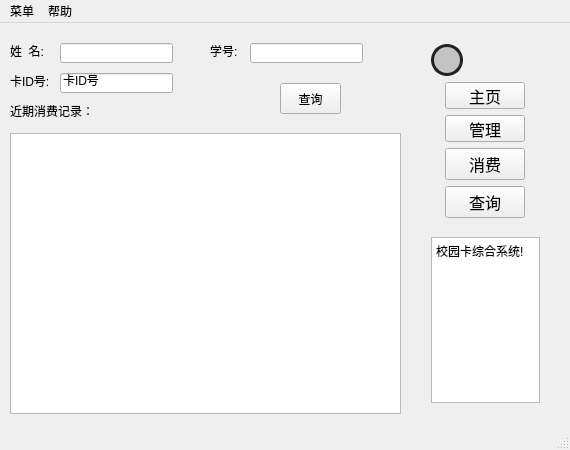
<?xml version="1.0" encoding="UTF-8"?>
<ui version="4.0">
 <class>MainWindow</class>
 <widget class="QMainWindow" name="MainWindow">
  <property name="windowModality">
   <enum>Qt::NonModal</enum>
  </property>
  <property name="geometry">
   <rect>
    <x>0</x>
    <y>0</y>
    <width>570</width>
    <height>450</height>
   </rect>
  </property>
  <property name="minimumSize">
   <size>
    <width>570</width>
    <height>450</height>
   </size>
  </property>
  <property name="maximumSize">
   <size>
    <width>570</width>
    <height>450</height>
   </size>
  </property>
  <property name="windowTitle">
   <string>MainWindow</string>
  </property>
  <property name="tabShape">
   <enum>QTabWidget::Rounded</enum>
  </property>
  <widget class="QWidget" name="centralWidget">
   <widget class="QStackedWidget" name="stackedWidget">
    <property name="geometry">
     <rect>
      <x>0</x>
      <y>0</y>
      <width>411</width>
      <height>401</height>
     </rect>
    </property>
    <property name="font">
     <font>
      <italic>false</italic>
     </font>
    </property>
    <property name="acceptDrops">
     <bool>false</bool>
    </property>
    <property name="currentIndex">
     <number>3</number>
    </property>
    <widget class="QWidget" name="pgDefault">
     <widget class="QWidget" name="pgWidget" native="true">
      <property name="geometry">
       <rect>
        <x>20</x>
        <y>30</y>
        <width>360</width>
        <height>360</height>
       </rect>
      </property>
      <property name="autoFillBackground">
       <bool>false</bool>
      </property>
     </widget>
    </widget>
    <widget class="QWidget" name="pgManage">
     <widget class="QGroupBox" name="gbManage">
      <property name="geometry">
       <rect>
        <x>10</x>
        <y>10</y>
        <width>361</width>
        <height>191</height>
       </rect>
      </property>
      <property name="font">
       <font>
        <weight>50</weight>
        <bold>false</bold>
       </font>
      </property>
      <property name="title">
       <string>管理</string>
      </property>
      <widget class="QLabel" name="lbName">
       <property name="geometry">
        <rect>
         <x>20</x>
         <y>80</y>
         <width>61</width>
         <height>21</height>
        </rect>
       </property>
       <property name="text">
        <string>学生姓名:</string>
       </property>
      </widget>
      <widget class="QLineEdit" name="edName">
       <property name="geometry">
        <rect>
         <x>80</x>
         <y>80</y>
         <width>113</width>
         <height>20</height>
        </rect>
       </property>
      </widget>
      <widget class="QLabel" name="lbStuID">
       <property name="geometry">
        <rect>
         <x>20</x>
         <y>120</y>
         <width>61</width>
         <height>21</height>
        </rect>
       </property>
       <property name="text">
        <string>学    号:</string>
       </property>
      </widget>
      <widget class="QLineEdit" name="edStuID">
       <property name="geometry">
        <rect>
         <x>80</x>
         <y>120</y>
         <width>113</width>
         <height>20</height>
        </rect>
       </property>
      </widget>
      <widget class="QRadioButton" name="rbtMan">
       <property name="geometry">
        <rect>
         <x>90</x>
         <y>160</y>
         <width>31</width>
         <height>16</height>
        </rect>
       </property>
       <property name="cursor">
        <cursorShape>PointingHandCursor</cursorShape>
       </property>
       <property name="text">
        <string>男</string>
       </property>
      </widget>
      <widget class="QLabel" name="lbSex">
       <property name="geometry">
        <rect>
         <x>20</x>
         <y>160</y>
         <width>61</width>
         <height>16</height>
        </rect>
       </property>
       <property name="text">
        <string>性    别:</string>
       </property>
      </widget>
      <widget class="QRadioButton" name="rbtGirl">
       <property name="geometry">
        <rect>
         <x>130</x>
         <y>160</y>
         <width>61</width>
         <height>16</height>
        </rect>
       </property>
       <property name="cursor">
        <cursorShape>PointingHandCursor</cursorShape>
       </property>
       <property name="text">
        <string>女</string>
       </property>
      </widget>
      <widget class="QPushButton" name="btActivate">
       <property name="geometry">
        <rect>
         <x>250</x>
         <y>40</y>
         <width>75</width>
         <height>23</height>
        </rect>
       </property>
       <property name="cursor">
        <cursorShape>PointingHandCursor</cursorShape>
       </property>
       <property name="text">
        <string>发卡</string>
       </property>
      </widget>
      <widget class="QPushButton" name="btLoss">
       <property name="geometry">
        <rect>
         <x>250</x>
         <y>70</y>
         <width>75</width>
         <height>23</height>
        </rect>
       </property>
       <property name="cursor">
        <cursorShape>PointingHandCursor</cursorShape>
       </property>
       <property name="text">
        <string>挂失</string>
       </property>
      </widget>
      <widget class="QPushButton" name="btDestroy">
       <property name="geometry">
        <rect>
         <x>250</x>
         <y>130</y>
         <width>75</width>
         <height>23</height>
        </rect>
       </property>
       <property name="cursor">
        <cursorShape>PointingHandCursor</cursorShape>
       </property>
       <property name="text">
        <string>销卡</string>
       </property>
      </widget>
      <widget class="QLabel" name="lbCardID_2">
       <property name="geometry">
        <rect>
         <x>20</x>
         <y>40</y>
         <width>54</width>
         <height>12</height>
        </rect>
       </property>
       <property name="font">
        <font>
         <weight>50</weight>
         <bold>false</bold>
        </font>
       </property>
       <property name="text">
        <string>卡  ID :</string>
       </property>
      </widget>
      <widget class="QLineEdit" name="edCardID">
       <property name="geometry">
        <rect>
         <x>80</x>
         <y>40</y>
         <width>113</width>
         <height>20</height>
        </rect>
       </property>
       <property name="palette">
        <palette>
         <active>
          <colorrole role="WindowText">
           <brush brushstyle="SolidPattern">
            <color alpha="255">
             <red>0</red>
             <green>0</green>
             <blue>0</blue>
            </color>
           </brush>
          </colorrole>
         </active>
         <inactive>
          <colorrole role="WindowText">
           <brush brushstyle="SolidPattern">
            <color alpha="255">
             <red>0</red>
             <green>0</green>
             <blue>0</blue>
            </color>
           </brush>
          </colorrole>
         </inactive>
         <disabled>
          <colorrole role="WindowText">
           <brush brushstyle="SolidPattern">
            <color alpha="255">
             <red>120</red>
             <green>120</green>
             <blue>120</blue>
            </color>
           </brush>
          </colorrole>
         </disabled>
        </palette>
       </property>
       <property name="font">
        <font>
         <weight>50</weight>
         <italic>false</italic>
         <bold>false</bold>
         <underline>false</underline>
         <strikeout>false</strikeout>
         <stylestrategy>PreferDefault</stylestrategy>
         <kerning>true</kerning>
        </font>
       </property>
       <property name="focusPolicy">
        <enum>Qt::NoFocus</enum>
       </property>
       <property name="contextMenuPolicy">
        <enum>Qt::DefaultContextMenu</enum>
       </property>
       <property name="text">
        <string>卡ID号</string>
       </property>
       <property name="maxLength">
        <number>16</number>
       </property>
       <property name="dragEnabled">
        <bool>false</bool>
       </property>
       <property name="readOnly">
        <bool>true</bool>
       </property>
      </widget>
      <widget class="QPushButton" name="btFill">
       <property name="geometry">
        <rect>
         <x>250</x>
         <y>100</y>
         <width>75</width>
         <height>23</height>
        </rect>
       </property>
       <property name="cursor">
        <cursorShape>PointingHandCursor</cursorShape>
       </property>
       <property name="text">
        <string>补卡</string>
       </property>
      </widget>
     </widget>
     <widget class="QGroupBox" name="gbRecharge">
      <property name="geometry">
       <rect>
        <x>10</x>
        <y>210</y>
        <width>361</width>
        <height>181</height>
       </rect>
      </property>
      <property name="font">
       <font>
        <weight>50</weight>
        <bold>false</bold>
       </font>
      </property>
      <property name="title">
       <string>充值</string>
      </property>
      <widget class="QLabel" name="lbMoney">
       <property name="geometry">
        <rect>
         <x>10</x>
         <y>100</y>
         <width>61</width>
         <height>16</height>
        </rect>
       </property>
       <property name="text">
        <string>充值金额:</string>
       </property>
      </widget>
      <widget class="QLineEdit" name="edAmount">
       <property name="geometry">
        <rect>
         <x>70</x>
         <y>100</y>
         <width>113</width>
         <height>20</height>
        </rect>
       </property>
       <property name="cursor">
        <cursorShape>IBeamCursor</cursorShape>
       </property>
       <property name="inputMethodHints">
        <set>Qt::ImhLatinOnly</set>
       </property>
       <property name="echoMode">
        <enum>QLineEdit::Normal</enum>
       </property>
      </widget>
      <widget class="QPushButton" name="btConfirm">
       <property name="geometry">
        <rect>
         <x>170</x>
         <y>140</y>
         <width>75</width>
         <height>23</height>
        </rect>
       </property>
       <property name="text">
        <string>确认充值</string>
       </property>
      </widget>
      <widget class="QLabel" name="lbCardID">
       <property name="geometry">
        <rect>
         <x>10</x>
         <y>40</y>
         <width>54</width>
         <height>12</height>
        </rect>
       </property>
       <property name="font">
        <font>
         <weight>50</weight>
         <bold>false</bold>
        </font>
       </property>
       <property name="text">
        <string> 卡  ID :</string>
       </property>
      </widget>
      <widget class="QLineEdit" name="edCardID2">
       <property name="geometry">
        <rect>
         <x>70</x>
         <y>40</y>
         <width>113</width>
         <height>20</height>
        </rect>
       </property>
       <property name="palette">
        <palette>
         <active>
          <colorrole role="WindowText">
           <brush brushstyle="SolidPattern">
            <color alpha="255">
             <red>0</red>
             <green>0</green>
             <blue>0</blue>
            </color>
           </brush>
          </colorrole>
         </active>
         <inactive>
          <colorrole role="WindowText">
           <brush brushstyle="SolidPattern">
            <color alpha="255">
             <red>0</red>
             <green>0</green>
             <blue>0</blue>
            </color>
           </brush>
          </colorrole>
         </inactive>
         <disabled>
          <colorrole role="WindowText">
           <brush brushstyle="SolidPattern">
            <color alpha="255">
             <red>120</red>
             <green>120</green>
             <blue>120</blue>
            </color>
           </brush>
          </colorrole>
         </disabled>
        </palette>
       </property>
       <property name="font">
        <font>
         <weight>50</weight>
         <italic>false</italic>
         <bold>false</bold>
         <underline>false</underline>
         <strikeout>false</strikeout>
         <stylestrategy>PreferDefault</stylestrategy>
         <kerning>true</kerning>
        </font>
       </property>
       <property name="focusPolicy">
        <enum>Qt::NoFocus</enum>
       </property>
       <property name="contextMenuPolicy">
        <enum>Qt::DefaultContextMenu</enum>
       </property>
       <property name="text">
        <string>卡ID号</string>
       </property>
       <property name="maxLength">
        <number>16</number>
       </property>
       <property name="dragEnabled">
        <bool>false</bool>
       </property>
       <property name="readOnly">
        <bool>true</bool>
       </property>
      </widget>
      <widget class="QLabel" name="label_6">
       <property name="geometry">
        <rect>
         <x>20</x>
         <y>70</y>
         <width>41</width>
         <height>20</height>
        </rect>
       </property>
       <property name="text">
        <string>余 额 :</string>
       </property>
      </widget>
      <widget class="QLineEdit" name="edMoney">
       <property name="geometry">
        <rect>
         <x>70</x>
         <y>70</y>
         <width>113</width>
         <height>20</height>
        </rect>
       </property>
       <property name="readOnly">
        <bool>true</bool>
       </property>
      </widget>
     </widget>
    </widget>
    <widget class="QWidget" name="pgConsum">
     <widget class="QGroupBox" name="groupBox">
      <property name="geometry">
       <rect>
        <x>10</x>
        <y>20</y>
        <width>221</width>
        <height>82</height>
       </rect>
      </property>
      <property name="title">
       <string>卡信息</string>
      </property>
      <layout class="QFormLayout" name="formLayout">
       <item row="0" column="0">
        <widget class="QLabel" name="label">
         <property name="text">
          <string> 卡  ID :</string>
         </property>
        </widget>
       </item>
       <item row="0" column="1">
        <widget class="QLineEdit" name="edCardID3">
         <property name="font">
          <font>
           <italic>false</italic>
          </font>
         </property>
         <property name="text">
          <string>卡ID号</string>
         </property>
         <property name="readOnly">
          <bool>true</bool>
         </property>
        </widget>
       </item>
       <item row="1" column="0">
        <widget class="QLabel" name="label_2">
         <property name="text">
          <string> 余   额:</string>
         </property>
        </widget>
       </item>
       <item row="1" column="1">
        <widget class="QLineEdit" name="edMoney2">
         <property name="text">
          <string/>
         </property>
         <property name="readOnly">
          <bool>true</bool>
         </property>
        </widget>
       </item>
      </layout>
     </widget>
     <widget class="QGroupBox" name="groupBox_2">
      <property name="geometry">
       <rect>
        <x>10</x>
        <y>110</y>
        <width>221</width>
        <height>281</height>
       </rect>
      </property>
      <property name="title">
       <string>计算器</string>
      </property>
      <widget class="QWidget" name="verticalLayoutWidget_4">
       <property name="geometry">
        <rect>
         <x>20</x>
         <y>30</y>
         <width>188</width>
         <height>238</height>
        </rect>
       </property>
       <layout class="QVBoxLayout" name="verticalLayout_5">
        <item alignment="Qt::AlignHCenter">
         <widget class="QLineEdit" name="edSum">
          <property name="minimumSize">
           <size>
            <width>182</width>
            <height>40</height>
           </size>
          </property>
          <property name="maximumSize">
           <size>
            <width>182</width>
            <height>40</height>
           </size>
          </property>
          <property name="font">
           <font>
            <pointsize>17</pointsize>
           </font>
          </property>
          <property name="text">
           <string>0</string>
          </property>
          <property name="alignment">
           <set>Qt::AlignRight|Qt::AlignTrailing|Qt::AlignVCenter</set>
          </property>
          <property name="readOnly">
           <bool>true</bool>
          </property>
         </widget>
        </item>
        <item>
         <layout class="QHBoxLayout" name="horizontalLayout">
          <item>
           <layout class="QVBoxLayout" name="verticalLayout_4">
            <item>
             <layout class="QHBoxLayout" name="horizontalLayout_4">
              <item>
               <widget class="QPushButton" name="bt7">
                <property name="minimumSize">
                 <size>
                  <width>40</width>
                  <height>40</height>
                 </size>
                </property>
                <property name="maximumSize">
                 <size>
                  <width>40</width>
                  <height>40</height>
                 </size>
                </property>
                <property name="text">
                 <string>7</string>
                </property>
               </widget>
              </item>
              <item>
               <widget class="QPushButton" name="bt8">
                <property name="minimumSize">
                 <size>
                  <width>40</width>
                  <height>40</height>
                 </size>
                </property>
                <property name="maximumSize">
                 <size>
                  <width>40</width>
                  <height>40</height>
                 </size>
                </property>
                <property name="text">
                 <string>8</string>
                </property>
               </widget>
              </item>
              <item>
               <widget class="QPushButton" name="bt9">
                <property name="minimumSize">
                 <size>
                  <width>40</width>
                  <height>40</height>
                 </size>
                </property>
                <property name="maximumSize">
                 <size>
                  <width>40</width>
                  <height>40</height>
                 </size>
                </property>
                <property name="text">
                 <string>9</string>
                </property>
               </widget>
              </item>
             </layout>
            </item>
            <item>
             <layout class="QHBoxLayout" name="horizontalLayout_3">
              <item>
               <widget class="QPushButton" name="bt4">
                <property name="minimumSize">
                 <size>
                  <width>40</width>
                  <height>40</height>
                 </size>
                </property>
                <property name="maximumSize">
                 <size>
                  <width>40</width>
                  <height>40</height>
                 </size>
                </property>
                <property name="text">
                 <string>4</string>
                </property>
               </widget>
              </item>
              <item>
               <widget class="QPushButton" name="bt5">
                <property name="minimumSize">
                 <size>
                  <width>40</width>
                  <height>40</height>
                 </size>
                </property>
                <property name="maximumSize">
                 <size>
                  <width>40</width>
                  <height>40</height>
                 </size>
                </property>
                <property name="text">
                 <string>5</string>
                </property>
               </widget>
              </item>
              <item>
               <widget class="QPushButton" name="bt6">
                <property name="minimumSize">
                 <size>
                  <width>40</width>
                  <height>40</height>
                 </size>
                </property>
                <property name="maximumSize">
                 <size>
                  <width>40</width>
                  <height>40</height>
                 </size>
                </property>
                <property name="text">
                 <string>6</string>
                </property>
               </widget>
              </item>
             </layout>
            </item>
            <item>
             <layout class="QHBoxLayout" name="horizontalLayout_2">
              <item>
               <widget class="QPushButton" name="bt1">
                <property name="minimumSize">
                 <size>
                  <width>40</width>
                  <height>40</height>
                 </size>
                </property>
                <property name="maximumSize">
                 <size>
                  <width>40</width>
                  <height>40</height>
                 </size>
                </property>
                <property name="text">
                 <string>1</string>
                </property>
               </widget>
              </item>
              <item>
               <widget class="QPushButton" name="bt2">
                <property name="minimumSize">
                 <size>
                  <width>40</width>
                  <height>40</height>
                 </size>
                </property>
                <property name="maximumSize">
                 <size>
                  <width>40</width>
                  <height>40</height>
                 </size>
                </property>
                <property name="text">
                 <string>2</string>
                </property>
               </widget>
              </item>
              <item>
               <widget class="QPushButton" name="bt3">
                <property name="minimumSize">
                 <size>
                  <width>40</width>
                  <height>40</height>
                 </size>
                </property>
                <property name="maximumSize">
                 <size>
                  <width>40</width>
                  <height>40</height>
                 </size>
                </property>
                <property name="text">
                 <string>3</string>
                </property>
               </widget>
              </item>
             </layout>
            </item>
            <item>
             <layout class="QHBoxLayout" name="horizontalLayout_5">
              <item>
               <widget class="QPushButton" name="bt0">
                <property name="minimumSize">
                 <size>
                  <width>86</width>
                  <height>40</height>
                 </size>
                </property>
                <property name="maximumSize">
                 <size>
                  <width>86</width>
                  <height>40</height>
                 </size>
                </property>
                <property name="text">
                 <string>0</string>
                </property>
               </widget>
              </item>
              <item>
               <widget class="QPushButton" name="btPoint">
                <property name="minimumSize">
                 <size>
                  <width>40</width>
                  <height>40</height>
                 </size>
                </property>
                <property name="maximumSize">
                 <size>
                  <width>40</width>
                  <height>40</height>
                 </size>
                </property>
                <property name="text">
                 <string>.</string>
                </property>
               </widget>
              </item>
             </layout>
            </item>
           </layout>
          </item>
          <item>
           <layout class="QVBoxLayout" name="verticalLayout_3">
            <property name="spacing">
             <number>7</number>
            </property>
            <property name="topMargin">
             <number>2</number>
            </property>
            <property name="bottomMargin">
             <number>0</number>
            </property>
            <item>
             <widget class="QPushButton" name="btClear">
              <property name="minimumSize">
               <size>
                <width>40</width>
                <height>40</height>
               </size>
              </property>
              <property name="maximumSize">
               <size>
                <width>40</width>
                <height>40</height>
               </size>
              </property>
              <property name="text">
               <string>清空</string>
              </property>
             </widget>
            </item>
            <item>
             <widget class="QPushButton" name="btPlus">
              <property name="minimumSize">
               <size>
                <width>40</width>
                <height>40</height>
               </size>
              </property>
              <property name="maximumSize">
               <size>
                <width>40</width>
                <height>40</height>
               </size>
              </property>
              <property name="text">
               <string>+</string>
              </property>
             </widget>
            </item>
            <item>
             <widget class="QPushButton" name="btEnter">
              <property name="minimumSize">
               <size>
                <width>40</width>
                <height>87</height>
               </size>
              </property>
              <property name="maximumSize">
               <size>
                <width>40</width>
                <height>87</height>
               </size>
              </property>
              <property name="layoutDirection">
               <enum>Qt::LeftToRight</enum>
              </property>
              <property name="text">
               <string>扣款</string>
              </property>
             </widget>
            </item>
           </layout>
          </item>
         </layout>
        </item>
       </layout>
      </widget>
     </widget>
    </widget>
    <widget class="QWidget" name="pgInquire">
     <widget class="QLabel" name="label_3">
      <property name="geometry">
       <rect>
        <x>10</x>
        <y>20</y>
        <width>41</width>
        <height>16</height>
       </rect>
      </property>
      <property name="text">
       <string>姓  名:</string>
      </property>
     </widget>
     <widget class="QLabel" name="label_4">
      <property name="geometry">
       <rect>
        <x>210</x>
        <y>20</y>
        <width>41</width>
        <height>16</height>
       </rect>
      </property>
      <property name="text">
       <string>学号:</string>
      </property>
     </widget>
     <widget class="QLineEdit" name="edName2">
      <property name="geometry">
       <rect>
        <x>60</x>
        <y>20</y>
        <width>113</width>
        <height>20</height>
       </rect>
      </property>
     </widget>
     <widget class="QLineEdit" name="edStuID2">
      <property name="geometry">
       <rect>
        <x>250</x>
        <y>20</y>
        <width>113</width>
        <height>20</height>
       </rect>
      </property>
      <property name="font">
       <font>
        <italic>false</italic>
       </font>
      </property>
      <property name="text">
       <string/>
      </property>
      <property name="readOnly">
       <bool>false</bool>
      </property>
     </widget>
     <widget class="QLabel" name="label_5">
      <property name="geometry">
       <rect>
        <x>10</x>
        <y>80</y>
        <width>91</width>
        <height>16</height>
       </rect>
      </property>
      <property name="text">
       <string>近期消费记录：</string>
      </property>
     </widget>
     <widget class="QPushButton" name="btInquireConf">
      <property name="geometry">
       <rect>
        <x>280</x>
        <y>60</y>
        <width>61</width>
        <height>31</height>
       </rect>
      </property>
      <property name="text">
       <string>查询</string>
      </property>
     </widget>
     <widget class="QTableView" name="tableView">
      <property name="geometry">
       <rect>
        <x>10</x>
        <y>110</y>
        <width>391</width>
        <height>281</height>
       </rect>
      </property>
      <property name="layoutDirection">
       <enum>Qt::LeftToRight</enum>
      </property>
      <property name="sizeAdjustPolicy">
       <enum>QAbstractScrollArea::AdjustToContents</enum>
      </property>
      <property name="selectionMode">
       <enum>QAbstractItemView::SingleSelection</enum>
      </property>
      <property name="textElideMode">
       <enum>Qt::ElideLeft</enum>
      </property>
      <property name="gridStyle">
       <enum>Qt::SolidLine</enum>
      </property>
      <attribute name="horizontalHeaderCascadingSectionResizes">
       <bool>true</bool>
      </attribute>
      <attribute name="horizontalHeaderDefaultSectionSize">
       <number>123</number>
      </attribute>
      <attribute name="horizontalHeaderHighlightSections">
       <bool>false</bool>
      </attribute>
      <attribute name="horizontalHeaderMinimumSectionSize">
       <number>21</number>
      </attribute>
      <attribute name="verticalHeaderCascadingSectionResizes">
       <bool>false</bool>
      </attribute>
      <attribute name="verticalHeaderDefaultSectionSize">
       <number>30</number>
      </attribute>
      <attribute name="verticalHeaderMinimumSectionSize">
       <number>21</number>
      </attribute>
      <attribute name="verticalHeaderStretchLastSection">
       <bool>false</bool>
      </attribute>
     </widget>
     <widget class="QLabel" name="label_7">
      <property name="geometry">
       <rect>
        <x>10</x>
        <y>50</y>
        <width>41</width>
        <height>16</height>
       </rect>
      </property>
      <property name="text">
       <string>卡ID号:</string>
      </property>
     </widget>
     <widget class="QLineEdit" name="edCardID4">
      <property name="geometry">
       <rect>
        <x>60</x>
        <y>50</y>
        <width>113</width>
        <height>20</height>
       </rect>
      </property>
      <property name="text">
       <string>卡ID号</string>
      </property>
      <property name="readOnly">
       <bool>true</bool>
      </property>
     </widget>
    </widget>
   </widget>
   <widget class="QWidget" name="verticalLayoutWidget_2">
    <property name="geometry">
     <rect>
      <x>420</x>
      <y>10</y>
      <width>131</width>
      <height>381</height>
     </rect>
    </property>
    <layout class="QVBoxLayout" name="verticalLayout_2">
     <item>
      <layout class="QVBoxLayout" name="verticalLayout">
       <property name="sizeConstraint">
        <enum>QLayout::SetDefaultConstraint</enum>
       </property>
       <item alignment="Qt::AlignLeft">
        <widget class="QPushButton" name="btRefresh">
         <property name="minimumSize">
          <size>
           <width>32</width>
           <height>32</height>
          </size>
         </property>
         <property name="maximumSize">
          <size>
           <width>32</width>
           <height>32</height>
          </size>
         </property>
         <property name="contextMenuPolicy">
          <enum>Qt::DefaultContextMenu</enum>
         </property>
         <property name="styleSheet">
          <string notr="true">QPushButton{
    color: white;
	border:3px solid;
	border-radius:16px;
	border-color: rgb(33, 33, 33);
	background-color: rgb(195, 195, 195);
o-repeat;
}
QPushButton:hover{
    color: lightgray;
	border-color: rgb(71, 71, 71);
	background-color: rgb(229, 229, 229);
-repeat;;
}
QPushButton:pressed {
    color: lightgray;
	border-color: rgb(8, 8, 8);
	background-color: rgb(173, 173, 173);
    padding-top: -15px;
    padding-bottom: -17px;
}</string>
         </property>
         <property name="text">
          <string/>
         </property>
         <property name="icon">
          <iconset resource="resource.qrc">
           <normaloff>:/new/ico/resource/refresh2.ico</normaloff>:/new/ico/resource/refresh2.ico</iconset>
         </property>
         <property name="iconSize">
          <size>
           <width>24</width>
           <height>24</height>
          </size>
         </property>
         <property name="autoDefault">
          <bool>true</bool>
         </property>
         <property name="default">
          <bool>false</bool>
         </property>
         <property name="flat">
          <bool>false</bool>
         </property>
        </widget>
       </item>
       <item alignment="Qt::AlignHCenter">
        <widget class="QPushButton" name="btHome">
         <property name="sizePolicy">
          <sizepolicy hsizetype="Fixed" vsizetype="Minimum">
           <horstretch>0</horstretch>
           <verstretch>0</verstretch>
          </sizepolicy>
         </property>
         <property name="minimumSize">
          <size>
           <width>75</width>
           <height>27</height>
          </size>
         </property>
         <property name="font">
          <font>
           <family>Adobe Arabic</family>
           <pointsize>12</pointsize>
          </font>
         </property>
         <property name="cursor">
          <cursorShape>PointingHandCursor</cursorShape>
         </property>
         <property name="text">
          <string>主页</string>
         </property>
         <property name="icon">
          <iconset resource="resource.qrc">
           <normaloff>:/new/ico/resource/secret4.ico</normaloff>:/new/ico/resource/secret4.ico</iconset>
         </property>
         <property name="autoDefault">
          <bool>false</bool>
         </property>
         <property name="default">
          <bool>false</bool>
         </property>
        </widget>
       </item>
       <item alignment="Qt::AlignHCenter">
        <widget class="QPushButton" name="btManage">
         <property name="sizePolicy">
          <sizepolicy hsizetype="Fixed" vsizetype="Minimum">
           <horstretch>0</horstretch>
           <verstretch>0</verstretch>
          </sizepolicy>
         </property>
         <property name="minimumSize">
          <size>
           <width>75</width>
           <height>27</height>
          </size>
         </property>
         <property name="font">
          <font>
           <family>Adobe Arabic</family>
           <pointsize>12</pointsize>
          </font>
         </property>
         <property name="cursor">
          <cursorShape>PointingHandCursor</cursorShape>
         </property>
         <property name="text">
          <string>管理</string>
         </property>
         <property name="icon">
          <iconset resource="resource.qrc">
           <normaloff>:/new/ico/resource/secret10.ico</normaloff>:/new/ico/resource/secret10.ico</iconset>
         </property>
         <property name="autoDefault">
          <bool>false</bool>
         </property>
         <property name="default">
          <bool>false</bool>
         </property>
        </widget>
       </item>
       <item alignment="Qt::AlignHCenter">
        <widget class="QPushButton" name="btConsum">
         <property name="sizePolicy">
          <sizepolicy hsizetype="Fixed" vsizetype="Minimum">
           <horstretch>0</horstretch>
           <verstretch>0</verstretch>
          </sizepolicy>
         </property>
         <property name="font">
          <font>
           <family>Adobe Arabic</family>
           <pointsize>12</pointsize>
          </font>
         </property>
         <property name="cursor">
          <cursorShape>PointingHandCursor</cursorShape>
         </property>
         <property name="text">
          <string>消费</string>
         </property>
         <property name="icon">
          <iconset resource="resource.qrc">
           <normaloff>:/new/ico/resource/secret8.ico</normaloff>:/new/ico/resource/secret8.ico</iconset>
         </property>
         <property name="checkable">
          <bool>false</bool>
         </property>
         <property name="autoDefault">
          <bool>false</bool>
         </property>
        </widget>
       </item>
       <item alignment="Qt::AlignHCenter">
        <widget class="QPushButton" name="btInquire">
         <property name="sizePolicy">
          <sizepolicy hsizetype="Fixed" vsizetype="Minimum">
           <horstretch>0</horstretch>
           <verstretch>0</verstretch>
          </sizepolicy>
         </property>
         <property name="font">
          <font>
           <family>Adobe Arabic</family>
           <pointsize>12</pointsize>
          </font>
         </property>
         <property name="cursor">
          <cursorShape>PointingHandCursor</cursorShape>
         </property>
         <property name="styleSheet">
          <string notr="true"/>
         </property>
         <property name="text">
          <string>查询</string>
         </property>
         <property name="icon">
          <iconset resource="resource.qrc">
           <normaloff>:/new/ico/resource/secret7.ico</normaloff>:/new/ico/resource/secret7.ico</iconset>
         </property>
        </widget>
       </item>
      </layout>
     </item>
     <item>
      <spacer name="verticalSpacer">
       <property name="orientation">
        <enum>Qt::Vertical</enum>
       </property>
       <property name="sizeType">
        <enum>QSizePolicy::Preferred</enum>
       </property>
       <property name="sizeHint" stdset="0">
        <size>
         <width>20</width>
         <height>40</height>
        </size>
       </property>
      </spacer>
     </item>
     <item>
      <widget class="QTextBrowser" name="textBrowser">
       <property name="html">
        <string>&lt;!DOCTYPE HTML PUBLIC &quot;-//W3C//DTD HTML 4.0//EN&quot; &quot;http://www.w3.org/TR/REC-html40/strict.dtd&quot;&gt;
&lt;html&gt;&lt;head&gt;&lt;meta name=&quot;qrichtext&quot; content=&quot;1&quot; /&gt;&lt;style type=&quot;text/css&quot;&gt;
p, li { white-space: pre-wrap; }
&lt;/style&gt;&lt;/head&gt;&lt;body style=&quot; font-family:'SimSun'; font-size:9pt; font-weight:400; font-style:normal;&quot;&gt;
&lt;p style=&quot; margin-top:0px; margin-bottom:0px; margin-left:0px; margin-right:0px; -qt-block-indent:0; text-indent:0px;&quot;&gt;校园卡综合系统!&lt;/p&gt;&lt;/body&gt;&lt;/html&gt;</string>
       </property>
      </widget>
     </item>
    </layout>
   </widget>
  </widget>
  <widget class="QStatusBar" name="statusBar"/>
  <widget class="QMenuBar" name="menuBar">
   <property name="geometry">
    <rect>
     <x>0</x>
     <y>0</y>
     <width>570</width>
     <height>22</height>
    </rect>
   </property>
   <property name="layoutDirection">
    <enum>Qt::LeftToRight</enum>
   </property>
   <property name="autoFillBackground">
    <bool>false</bool>
   </property>
   <property name="defaultUp">
    <bool>false</bool>
   </property>
   <property name="nativeMenuBar">
    <bool>false</bool>
   </property>
   <widget class="QMenu" name="menu">
    <property name="title">
     <string>菜单</string>
    </property>
    <addaction name="acHome"/>
    <addaction name="separator"/>
    <addaction name="acManage"/>
    <addaction name="acConsum"/>
    <addaction name="acInquire"/>
    <addaction name="separator"/>
    <addaction name="acExit"/>
   </widget>
   <widget class="QMenu" name="about">
    <property name="title">
     <string>帮助</string>
    </property>
    <addaction name="acAbout"/>
   </widget>
   <addaction name="menu"/>
   <addaction name="about"/>
  </widget>
  <action name="acManage">
   <property name="icon">
    <iconset resource="resource.qrc">
     <normaloff>:/new/ico/resource/secret10.ico</normaloff>:/new/ico/resource/secret10.ico</iconset>
   </property>
   <property name="text">
    <string>管理</string>
   </property>
   <property name="shortcut">
    <string>Ctrl+Alt+M</string>
   </property>
  </action>
  <action name="acConsum">
   <property name="icon">
    <iconset resource="resource.qrc">
     <normaloff>:/new/ico/resource/secret8.ico</normaloff>:/new/ico/resource/secret8.ico</iconset>
   </property>
   <property name="text">
    <string>消费</string>
   </property>
   <property name="shortcut">
    <string>Ctrl+Alt+C</string>
   </property>
  </action>
  <action name="acInquire">
   <property name="icon">
    <iconset resource="resource.qrc">
     <normaloff>:/new/ico/resource/secret7.ico</normaloff>:/new/ico/resource/secret7.ico</iconset>
   </property>
   <property name="text">
    <string>查询</string>
   </property>
   <property name="shortcut">
    <string>Ctrl+Alt+I</string>
   </property>
  </action>
  <action name="acExit">
   <property name="icon">
    <iconset resource="resource.qrc">
     <normaloff>:/new/ico/resource/secret0.ico</normaloff>:/new/ico/resource/secret0.ico</iconset>
   </property>
   <property name="text">
    <string>退出</string>
   </property>
   <property name="shortcut">
    <string>Ctrl+Alt+E</string>
   </property>
  </action>
  <action name="acHelp">
   <property name="icon">
    <iconset resource="resource.qrc">
     <normaloff>:/new/ico/resource/secret1.ico</normaloff>:/new/ico/resource/secret1.ico</iconset>
   </property>
   <property name="text">
    <string>帮助</string>
   </property>
   <property name="shortcut">
    <string>Ctrl+Alt+H</string>
   </property>
  </action>
  <action name="acAbout">
   <property name="icon">
    <iconset resource="resource.qrc">
     <normaloff>:/new/ico/resource/secret5.ico</normaloff>:/new/ico/resource/secret5.ico</iconset>
   </property>
   <property name="text">
    <string>关于我们</string>
   </property>
   <property name="shortcut">
    <string>Ctrl+Alt+B</string>
   </property>
  </action>
  <action name="acHome">
   <property name="icon">
    <iconset resource="resource.qrc">
     <normaloff>:/new/ico/resource/secret4.ico</normaloff>:/new/ico/resource/secret4.ico</iconset>
   </property>
   <property name="text">
    <string>主页</string>
   </property>
   <property name="shortcut">
    <string>Ctrl+Alt+H</string>
   </property>
  </action>
 </widget>
 <layoutdefault spacing="6" margin="11"/>
 <resources>
  <include location="resource.qrc"/>
 </resources>
 <connections/>
</ui>
